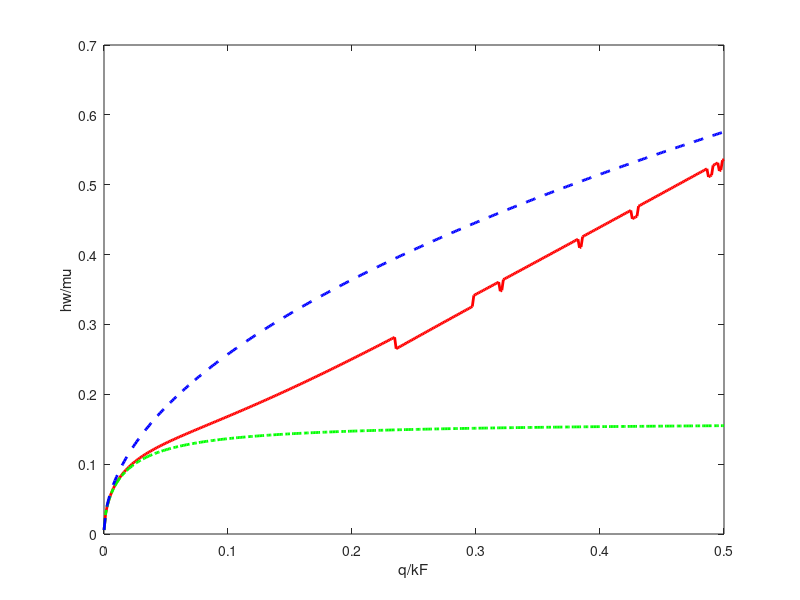

This figure's MATLAB source:
# not a function file
1;

#{
  This program evaluates the dispersion curve for the 
  optical plasmons propagating in the topological insulator
  surface. The topological insulator is surrounded by two 
  dielectric media with dielectric constants epsilonT and 
  epsilonB.
  The calculations are based on the formula given in the paper
  T. Stauber and G. Gomez-Santos and L. Brey
  "Spin-charge separation of plasmonic excitations in 
  thin film topological insulators"
  Physical Review B 88, 205427 (2013)
  
#}


# fixed constants-------------------------------
global Hbar = 1.05457173E-34; # reduced Planck Constant
global Pi = 3.14159265358979323846; # no comment
global Epsilon0 = 8.854187817E-12; # vacuum permittivity 
global Ec = 1.60217657E-19; # electron charge magnitude
#------------------------------------------------


# Experimental parameters-------------------------
global vF = 6.0E5; # m/s, Fermi velocity
global kF = 7.5E8#7.5E8##1.37E9#7.5E8; # 1/m, Fermi wave-vector
global mu = Hbar*vF*kF;#0.296*Ec; # Chemical potential for Top and Bottom surfaces
global epsilonT = 1;#6.7#5.76; # dielectric constant for Top layer
global epsilonB = 10.0; # dielectric constant for Bottom layer
global epsilonTI = 25.0; # dielectric constant for Topological Insulator
global d = 15E-9; # Topological Insulator film thickness
#--------------------------------------------------

global alpha = 7.29 #fine structure of a Dirac system e^2/(eps0*h*vF)

function y = G( x ) 
# auxilary function, needed for further evaluation
# of polarizability 
  if x < 1
    y = -1;
  else
    y = x*sqrt(x^2-1) - 1/cosh(x);
  endif
endfunction

function y = F( q_, w_ )
# another auxilary function of dimensionless wavenumber and 
# frequency
  y  = 1 - (q_^2) /(8*sqrt(w_^2-q_^2))*( G( (2+w_)/q_ ) - G( (2-w_)/q_ ) );
endfunction

function y = N( q_ )
# auxilary function, needed for further evaluation
# of Coulomb interaction
  global epsilonB;
  global epsilonT;
  global epsilonTI;
  global d;
  global mu;
  global Hbar;
  global vF;
  d_ = d*mu/(Hbar*vF); # dimensionless thickness of the film
  y = epsilonTI*(epsilonT+epsilonB)*cosh(q_*d_) + (epsilonT*epsilonB+epsilonTI^2)*sinh(q_*d_);
endfunction


function y = Beta( q_, w_ )
  global alpha;
  global epsilonTI;
  y = -alpha*epsilonTI*F(q_, w_)/(q_*N(q_));
endfunction


function y = C( q_ )
  global epsilonB;
  global epsilonTI;
  global d;
  global mu;
  global Hbar;
  global vF;
  d_ = d*mu/(Hbar*vF); # dimensionless thickness of the film
  y = cosh(q_*d_)+epsilonB/epsilonTI*sinh(q_*d_);
endfunction

function y = D( q_ )
  global epsilonT;
  global epsilonTI;
  global d;
  global mu;
  global Hbar;
  global vF;
  d_ = d*mu/(Hbar*vF); # dimensionless thickness of the film
  y = cosh(q_*d_)+epsilonT/epsilonTI*sinh(q_*d_);
endfunction

function y = H( q_, w_ )
  y = (1 - C(q_)*Beta(q_, w_))*(1 - D(q_)*Beta(q_, w_)) - Beta(q_, w_)*Beta(q_, w_);
endfunction

function y = wZeroApprox( q_ )
  # normalized plasmonic frequency in the zero order approximation;
  # See formula (9) in the reference
  global alpha;
  global epsilonT;  
  global epsilonB;
  y = sqrt( alpha*q_/( epsilonB+epsilonT) );
endfunction

function y = wFirstApprox( q_ )
  # normalized plasmonic frequency in the first order approximation
  # See formula (12) in the reference
  global alpha;
  global epsilonT;
  global epsilonTI;
  global epsilonB;
  global d;
  global mu;
  global Hbar;
  global vF;
  d_ = d*mu/(Hbar*vF); # dimensionless thickness of the film
  y = sqrt( alpha*q_/( epsilonB+epsilonT + epsilonTI*q_*d_ ) );
endfunction

# solving for the dispersion relation
# step 1: defining the wave-vectors 
numberOfPoints = 400;
qOverkF = 0.5;
Q = linspace(1E-4*qOverkF, qOverkF, numberOfPoints);
# step 2: preparing frequency vectors for
# W: exact value, from solving the equation (7)
# WZero: very approximate value, formula (9) in the reference
# WFirst: approximate value, formula (12) in the reference
W = zeros(1, numberOfPoints);
WZero = zeros(1, numberOfPoints);
WFirst = zeros(1, numberOfPoints);
# step 3: solving for zeros of determinant for every wave-number
for k = 1:numberOfPoints
  q = Q(k);
  # evaluating approximate values for the plasmonic frequencies.
  WZero(k) = wZeroApprox(q);
  WFirst(k) = wFirstApprox(q);  
  # defining temporary anonymous function of one variable  
  f = @(x) H( q, x );  
  #[x, fval, info] = fsolve( f, [wOpt0(k)] );
  guess = (WZero(k) + WFirst(k))/2;  
  [x, fval, info, output] = fsolve( f, guess );
  W(k) = x;
endfor

plot(Q, W, "color", "red", "linewidth", 2, "linestyle", "-");
xlabel("q/kF");
ylabel("hw/mu");
hold on;
plot(Q, WFirst, "color", "green", "linewidth", 2, "linestyle", "-.");
hold on;
plot(Q, WZero, "color", "blue", "linewidth", 2, "linestyle", "--");
